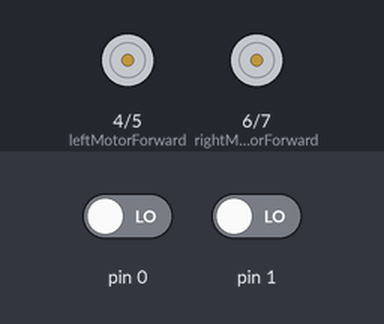
The sketch below on a simulated Arduino Uno, built with avr-gcc and run on an emulated ATmega328P. On the bench: motor-driver pin pairs drawn as motors (green arrow = first pin HIGH = forward, orange = second pin HIGH = backward, longer = more drive). The test bench sets the inputs (shaded band); at power-on: pin 1 LOW, pin 0 LOW.

Above: at 1.2 s.
1.3 s: pin 1 driven HIGH
At 1.9 s:
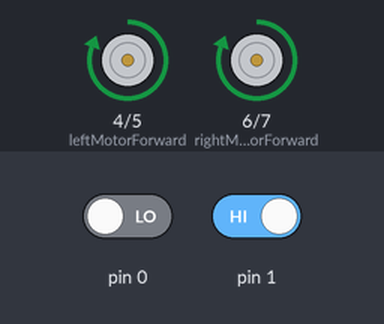
2.8 s: pin 1 driven LOW
At 4.2 s:
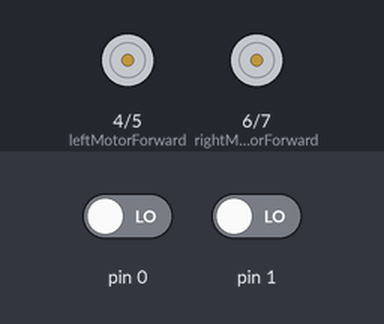
Timing chart, 0 to 5.8 s (numbered marks = the images above; inputs shaded):
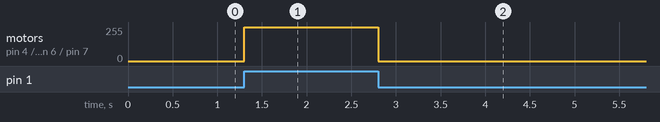

Measured:
- after the input at 1.3 s, motor on pin 4 (leftMotorForward) / pin 5 (leftMotorBackward), motor on pin 6 (rightMotorForward) / pin 7 (rightMotorBackward): stopped → forward 255/255 at once
- after the input at 2.8 s, motor on pin 4 (leftMotorForward) / pin 5 (leftMotorBackward), motor on pin 6 (rightMotorForward) / pin 7 (rightMotorBackward): forward 255/255 → stopped at once

The sketch:

motorfwd.ino
```cpp
const int irLeftSensor = 2;
const int irRightSensor = 3;
const int leftMotorForward = 4;
const int leftMotorBackward = 5;
const int rightMotorForward = 6;
const int rightMotorBackward = 7;

void setup() {
  pinMode(irLeftSensor, INPUT);
  pinMode(irRightSensor, INPUT);
  pinMode(leftMotorForward, OUTPUT);
  pinMode(leftMotorBackward, OUTPUT);
  pinMode(rightMotorForward, OUTPUT);
  pinMode(rightMotorBackward, OUTPUT);
}

void loop() {
  if(digitalRead(irLeftSensor < 500) && digitalRead(irRightSensor < 500)){
    digitalWrite(leftMotorForward, 255);
    digitalWrite(rightMotorForward, 255);
  }else if(digitalRead(irLeftSensor < 500) && digitalRead(irRightSensor > 500)){
    digitalWrite(leftMotorForward, 255);
    digitalWrite(rightMotorForward, 0);
  }else if(digitalRead(irLeftSensor > 500) && digitalRead(irRightSensor < 500)){
    digitalWrite(leftMotorForward, 0);
    digitalWrite(rightMotorForward, 255);
  }else{
    digitalWrite(leftMotorForward, 0);
    digitalWrite(rightMotorForward, 0);
  }


}
```
